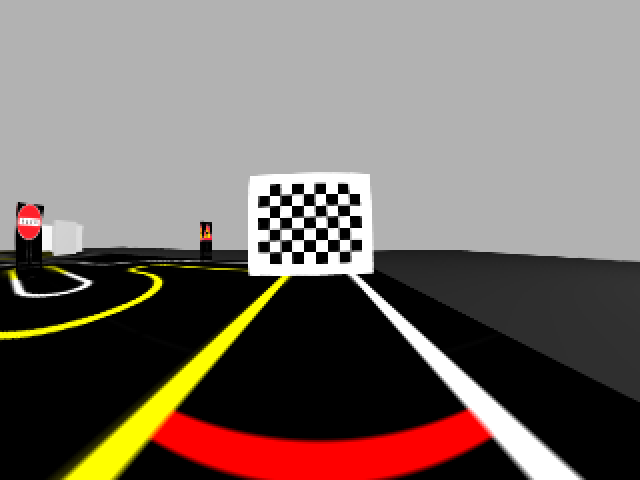
#> input picture ma_ah_perception/scripts/utils/calibration_img/img0.png, 640 x 480 px; its folder holds 4 pictures in this run
$ python calibration.py
#> lines starting #> are read from the running program, lines starting #| are printed output that depends on the picture; after the words box and inside, x2 and y2 are one past the last pixel; in counts of white or black regions, pixels touching at a corner belong together
import numpy as np
import cv2
import glob
import yaml

result_Path = './'
img_num = 0
corner_width = 8
corner_height = 6

# termination criteria
criteria = (cv2.TERM_CRITERIA_EPS + cv2.TERM_CRITERIA_MAX_ITER, 30, 0.001)
# prepare object points, like (0,0,0), (1,0,0), (2,0,0) ....,(6,5,0)
objp = np.zeros((corner_width*corner_height,3), np.float32)
objp[:,:2] = np.mgrid[0:corner_width,0:corner_height].T.reshape(-1,2)
# Arrays to store object points and image points from all the images.
objpoints = [] # 3d point in real world space
imgpoints = [] # 2d points in image plane.
images = glob.glob('./calibration_img/img*.png')

for fname in images:
    print(img_num)
    img_num += 1
    img = cv2.imread(fname)
#> img is the input picture: shape (480, 640, 3); mean B, G, R 103.3, 109.7, 121.2
    origin = img.copy()
    gray = cv2.cvtColor(img,cv2.COLOR_BGR2GRAY)
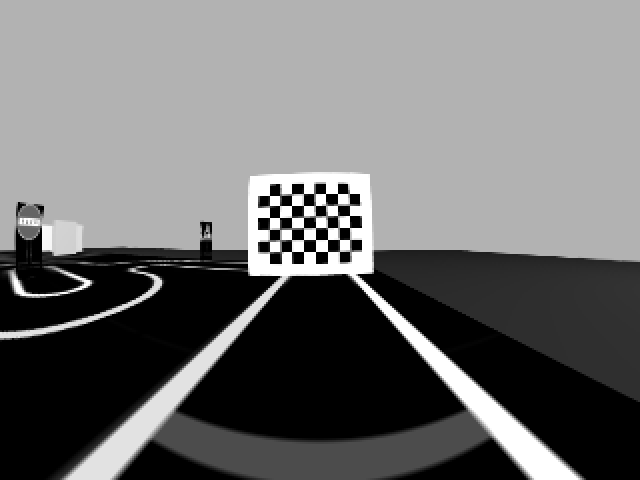
#> gray: shape (480, 640); min 0, max 255, mean 112.4
    # Find the chess board corners
    ret, corners = cv2.findChessboardCorners(gray, (corner_width,corner_height),None)
#> ret = True; corners = 48 rows, first 8: [269.5, 195.5], [279.5, 195.5], [291.5, 193.9], [303.5, 193.5], [314.3, 193.5], [325.5, 193.5], [337.5, 193.5], [349.2, 193.5]
    # If found, add object points, image points (after refining them)
    if ret == True:
        objpoints.append(objp)
        corners2 = cv2.cornerSubPix(gray,corners,(11,11),(-1,-1),criteria)
#> corners2 = 48 rows, first 8: [273.6, 199.7], [273.6, 199.7], [288.3, 191.8], [306.9, 191.7], [306.9, 191.7], [322.5, 191.3], [340.8, 191.1], [354.2, 196.8]
        imgpoints.append(corners2)
        # Draw and display the corners
        img = cv2.drawChessboardCorners(img, (corner_width,corner_height), corners2,ret)
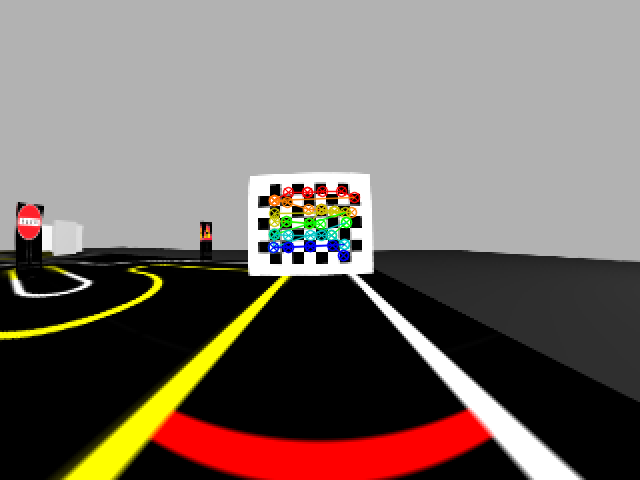
#> img: shape (480, 640, 3); 1.3% of pixels changed, all inside (x1, y1, x2, y2) = (267, 185, 361, 262)

        winname = "test"
        cv2.namedWindow(winname)  # create a named window
        cv2.moveWindow(winname, 40, 30)  # Move it to (40, 30)
        cv2.imshow(winname, img)
        cv2.waitKey(0)
#> pass 2 of the loop `for fname in images:`:
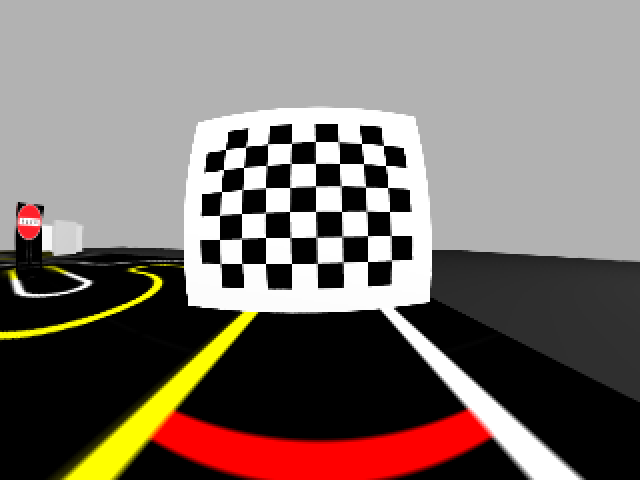
#> input picture ma_ah_perception/scripts/utils/calibration_img/img1.png, 640 x 480 px
#> img is the input picture: shape (480, 640, 3); mean B, G, R 108.1, 114, 125.4
#> `gray = cv2.cvtColor(img,cv2.COLOR_BGR2GRAY)`:
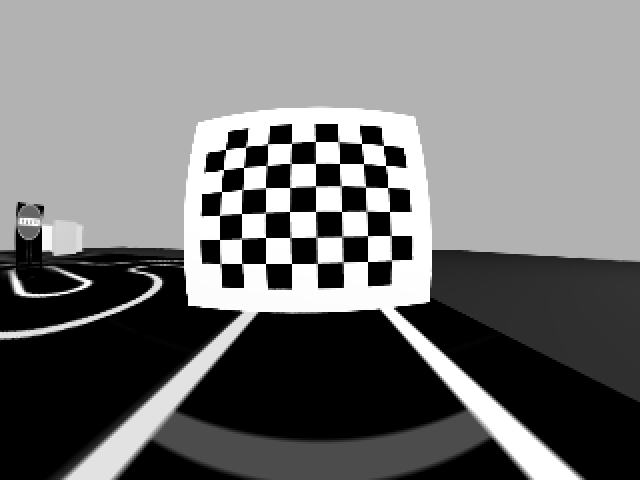
#> gray: shape (480, 640); min 0, max 255, mean 116.7
#> corners = 48 rows, first 8: [225.5, 149.5], [245.4, 147.5], [267.5, 143.5], [291.5, 143.4], [315.5, 141.5], [337.7, 141.5], [361.5, 143.5], [383.6, 145.5]
#> corners2 = 48 rows, first 8: [225.5, 149.5], [245.8, 146.6], [267.5, 144.1], [291.6, 143.4], [315.4, 141.5], [338.4, 141.5], [361.5, 143.5], [383.1, 145.5]
#> `img = cv2.drawChessboardCorners(img, (corner_width,corner_height), cor..`:
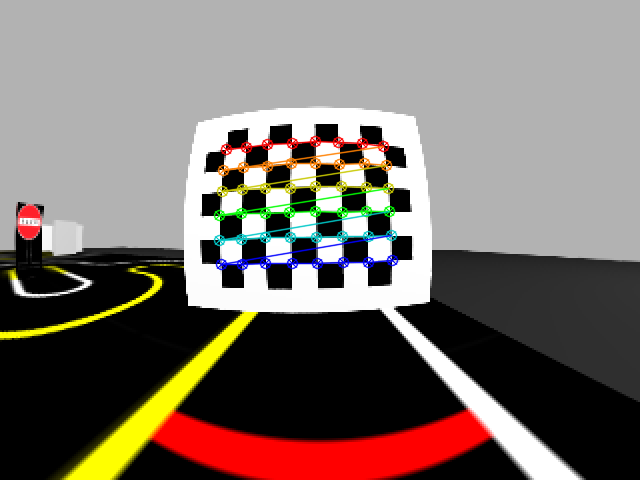
#> img: shape (480, 640, 3); 2.91% of pixels changed, all inside (x1, y1, x2, y2) = (213, 135, 399, 271)
#> pass 3 of the loop `for fname in images:`:
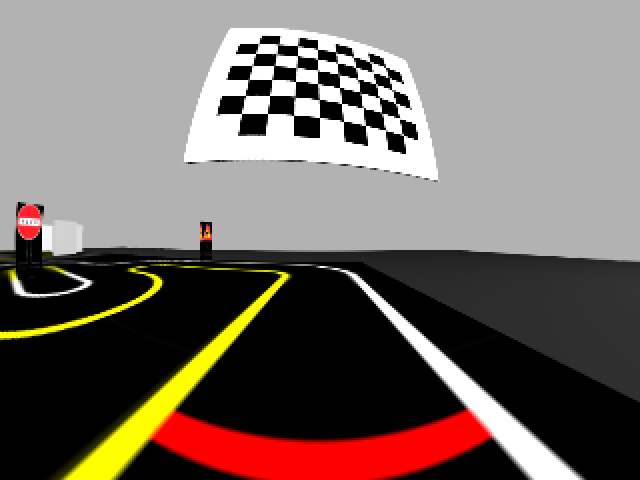
#> input picture ma_ah_perception/scripts/utils/calibration_img/img10.png, 640 x 480 px
#> img is the input picture: shape (480, 640, 3); mean B, G, R 101.8, 108.2, 119.7
#> `gray = cv2.cvtColor(img,cv2.COLOR_BGR2GRAY)`:
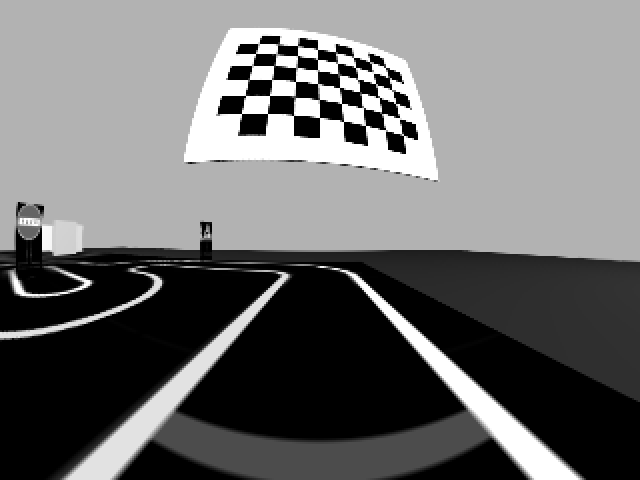
#> gray: shape (480, 640); min 0, max 255, mean 110.9
#> corners = 48 rows, first 8: [258.8, 43.52], [278.8, 43.87], [297.4, 45.54], [317.5, 49.62], [335.5, 51.55], [353.4, 57.56], [369.3, 61.55], [385.3, 67.68]
#> corners2 = 48 rows, first 8: [257.4, 48.61], [278.7, 40.61], [297.4, 50.59], [317.6, 53.63], [336.5, 55.35], [354.6, 61.93], [372.5, 60.56], [386.6, 71.9]
#> `img = cv2.drawChessboardCorners(img, (corner_width,corner_height), cor..`:
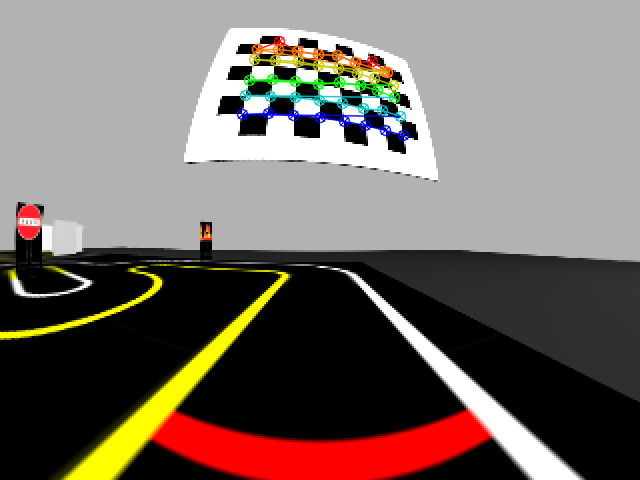
#> img: shape (480, 640, 3); 2.17% of pixels changed, all inside (x1, y1, x2, y2) = (236, 35, 410, 142)
#> the loop made 4 passes; the first 3 are shown

ret, mtx, dist, rvecs, tvecs = cv2.calibrateCamera(objpoints, imgpoints, gray.shape[::-1], None, None)  ## 왜곡 펴기

print(mtx)
print("---------")
print(dist)

camera_Matrix = [list(mtx[0]), list(mtx[1]), list(mtx[2])]
dist_Coefficient = [list(dist[0])]
distortion_Coefficient = ""
camera_Matrix_str = ""

for idx in range(0, 3):
    for cnt in range(0, 3):
        if (len(camera_Matrix_str) == 0):
            camera_Matrix_str += str(camera_Matrix[idx][cnt])
        else:
            camera_Matrix_str += "," + str(camera_Matrix[idx][cnt])

for cnt in range(0, 5):
    if (len(distortion_Coefficient) == 0):
        distortion_Coefficient += str(dist_Coefficient[0][cnt])
    else:
        distortion_Coefficient += "," + str(dist_Coefficient[0][cnt])

print("\n========================")
print("Calibration process end.")
print("========================\n")

line1 = "<camera_Matrix>\n" + str(camera_Matrix_str) + "\n\n"
line2 = "<distortion_Coefficient>\n" + str(distortion_Coefficient) + "\n\n"
print(line1 + line2)

calibration_Data = {}
calibration_Data['Camera matrix'] = str(camera_Matrix_str)
calibration_Data['Distortion coefficient'] = str(distortion_Coefficient)
yaml_Text = calibration_Data

with open(f'{result_Path}Calibration_result.yaml', 'w') as result:
    yaml.dump(yaml_Text, result, default_flow_style=False)

h, w = img.shape[:2]
#> h = 480; w = 640
newcameramtx, roi = cv2.getOptimalNewCameraMatrix(mtx, dist, (w, h), 0)
# [6 lines of commented-out code are left out]
dst2 = cv2.undistort(origin, mtx, dist, None, newcameramtx)  ## 함수를 쓴 이미지
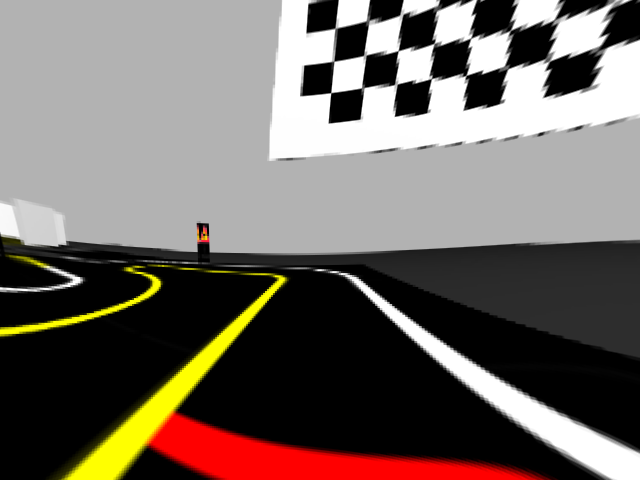
#> dst2: shape (480, 640, 3); mean of channels 0, 1, 2 100.4, 106.8, 115.9; drawn as B, G, R
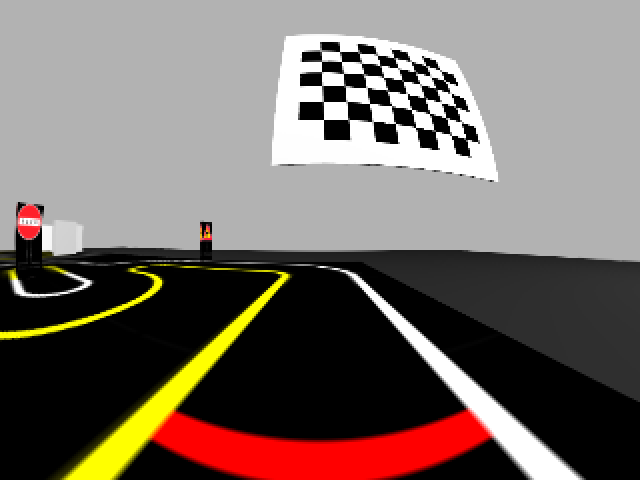
#> origin: shape (480, 640, 3); mean B, G, R 101.8, 108.2, 119.7
#> (the run stopped early here; a loop or call above may not have finished)
